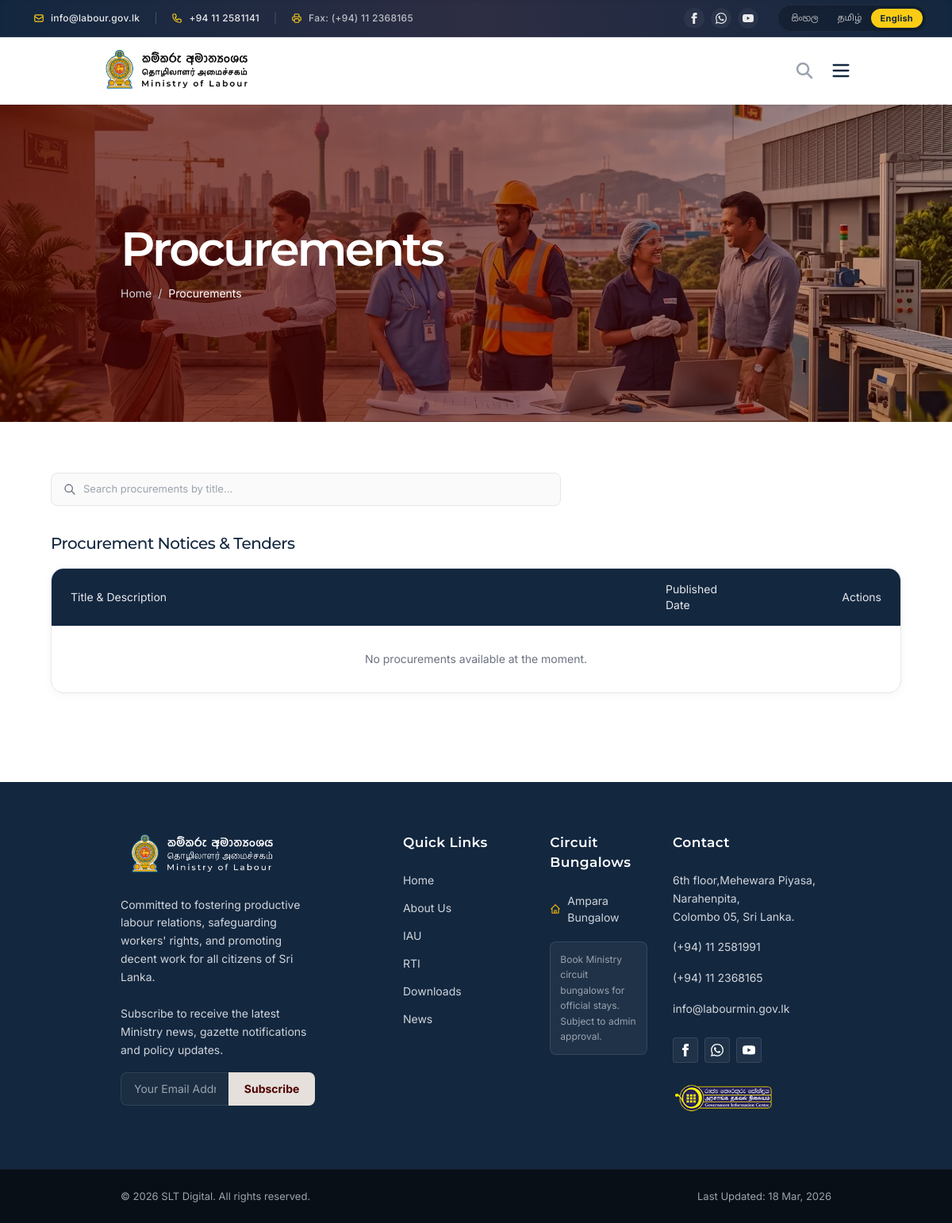
The page /procurements.php on the database as committed earlier.
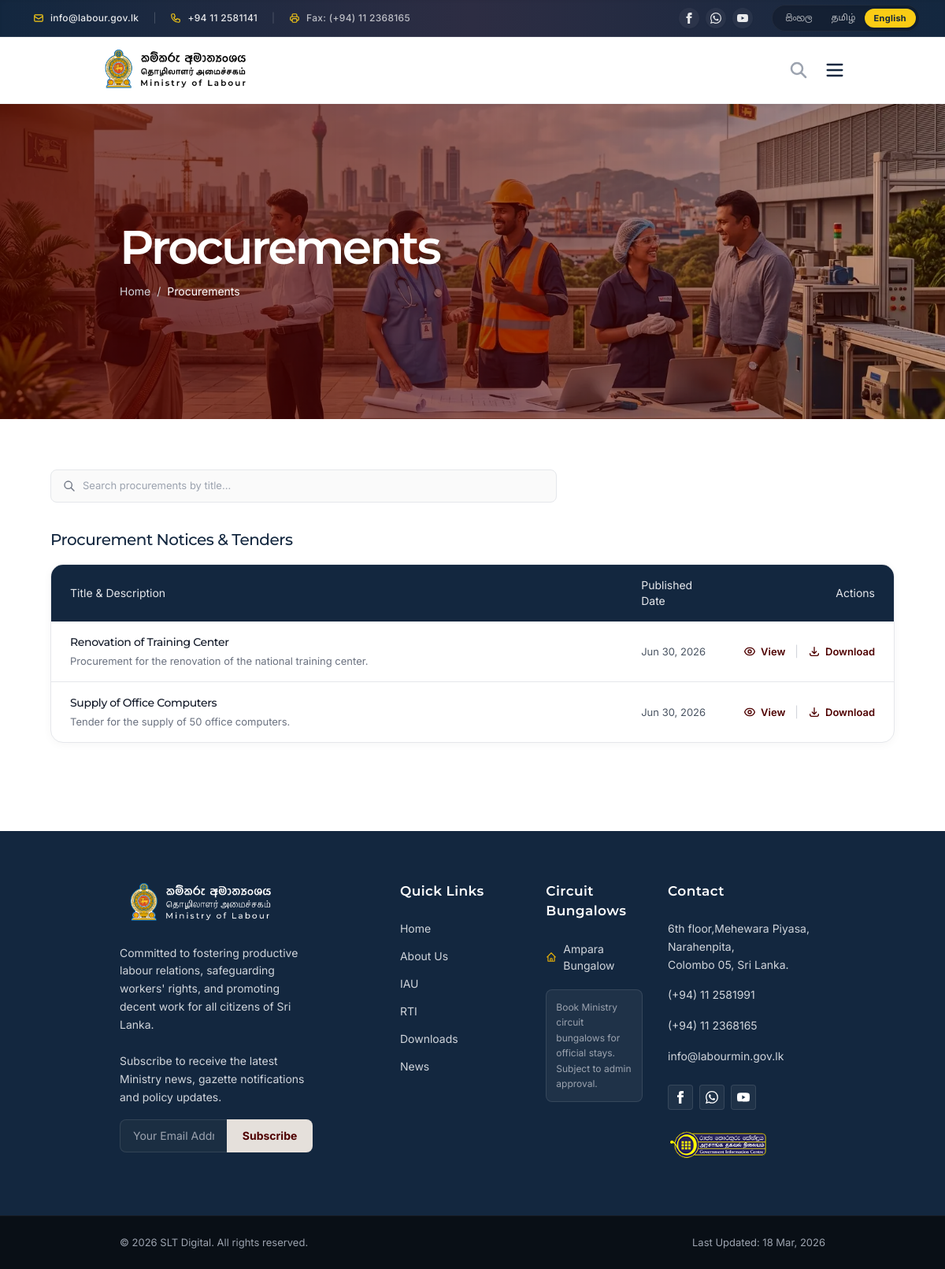
The same page on the database as committed later.
### tables this page shows
CREATE TABLE `procurements` (
  `id` int(11) NOT NULL AUTO_INCREMENT,
  `title` varchar(255) NOT NULL,
  `description` text DEFAULT NULL,
  `pdf_path` varchar(255) NOT NULL,
  `status` enum('Draft','Published') NOT NULL DEFAULT 'Draft',
  `created_at` timestamp NULL DEFAULT current_timestamp(),
  `updated_at` timestamp NULL DEFAULT current_timestamp() ON UPDATE current_timestamp(),
  PRIMARY KEY (`id`)
);

### procurements.php (the view, shortened to what this page needs)
<?php
include 'includes/header.php';
include 'includes/sub-hero.php';
require_once 'admin/includes/db.php';
$stmt = $pdo->query("SELECT * FROM procurements WHERE status = 'Published' ORDER BY created_at DESC");
$procurements = $stmt->fetchAll();
?>
<section class="py-12 md:py-16 px-4 md:px-16 bg-white min-h-[50vh]">
    <div class="container mx-auto max-w-6xl">
        <div class="flex flex-col md:flex-row gap-4 mb-8">
            <div class="relative flex-1 w-full md:max-w-[60%]">
                <div class="absolute inset-y-0 left-0 flex items-center pl-4 pointer-events-none">
                </div>
                <input type="text" id="searchInput" class="bg-[#FAFAFA] border border-[#E5E7EB] text-gray-900 text-[13px] rounded-lg focus:ring-secondary focus:border-secondary block w-full pl-10 py-2.5 font-inter transition-colors outline-none" placeholder="Search procurements by title..." onkeyup="filterTable()">
            </div>
        </div>
        <h2 class="text-[20px] font-medium font-montserrat text-primary mb-4">Procurement Notices & Tenders</h2>
        <div class="bg-white rounded-[16px] shadow-[0_2px_12px_rgba(0,0,0,0.04)] border-[0.5px] border-[#E5E7EB] overflow-hidden mb-12">
            <div class="overflow-x-auto">
                <table class="w-full text-left text-sm text-gray-600 font-inter" id="dataTable">
                    <thead class="bg-primary text-gray-200">
                        <tr>
                            <th class="px-6 py-4 font-normal text-[14px] w-full md:w-auto">Title & Description</th>
                            <th class="px-6 py-4 font-normal text-[14px] w-32 shrink-0">Published Date</th>
                            <th class="px-6 py-4 font-normal text-[14px] text-right w-48 shrink-0">Actions</th>
                        </tr>
                    </thead>
                    <tbody class="divide-y divide-[#E5E7EB]">
                        <?php if (empty($procurements)): ?>
                        <tr>
                            <td colspan="3" class="px-6 py-8 text-center text-gray-500">No procurements available at the moment.</td>
                        </tr>
                        <?php else: ?>
                        <?php foreach ($procurements as $proc): ?>
                        <tr class="hover:bg-gray-50/80 transition-colors group">
                            <td class="px-6 py-4">
                                <h3 class="font-medium text-gray-900 text-[14px]"><?= htmlspecialchars($proc['title']) ?></h3>
                                <?php if (!empty($proc['description'])): ?>
                                <p class="text-[13px] text-gray-500 mt-1"><?= htmlspecialchars($proc['description']) ?></p>
                                <?php endif; ?>
                            </td>
                            <td class="px-6 py-4 text-[13px] whitespace-nowrap">
                                <?= date('M d, Y', strtotime($proc['created_at'])) ?>
                            </td>
                            <td class="px-6 py-4 text-right whitespace-nowrap">
                                <div class="flex items-center justify-end gap-3">
                                    <button type="button" data-pdf-url="admin/<?= htmlspecialchars($proc['pdf_path']) ?>" data-pdf-title="<?= htmlspecialchars($proc['title']) ?>" class="open-pdf-modal inline-flex items-center text-[#4E0000] hover:text-[#320000] text-[13px] font-semibold transition-colors focus:outline-none">
                                        View
                                    </button>
                                    <span class="text-gray-300">|</span>
                                    <a href="admin/<?= htmlspecialchars($proc['pdf_path']) ?>" download class="inline-flex items-center text-[#4E0000] hover:text-[#320000] text-[13px] font-semibold transition-colors">
                                        <svg class="w-4 h-4 mr-1.5" fill="none" stroke="currentColor" viewBox="0 0 24 24"><path stroke-linecap="round" stroke-linejoin="round" stroke-width="2" d="M4 16v1a3 3 0 003 3h10a3 3 0 003-3v-1m-4-4l-4 4m0 0l-4-4m4 4V4"></path></svg>
                                        Download
                                    </a>
                                </div>
                            </td>
                        </tr>
                        <?php endforeach; ?>
                        <?php endif; ?>
                    </tbody>
                </table>
            </div>
        </div>
    </div>
</section>
<?php include 'includes/footer.php'; ?>

Rows that differ between the two databases and show on the page:
added procurements: title "Renovation of Training Center", description "Procurement for the renovation of the national training center.", created_at "Jun 30, 2026"
added procurements: title "Supply of Office Computers", description "Tender for the supply of 50 office computers.", created_at "Jun 30, 2026"
Other text that changed with them:
text no longer shown: "No procurements available at the moment."
